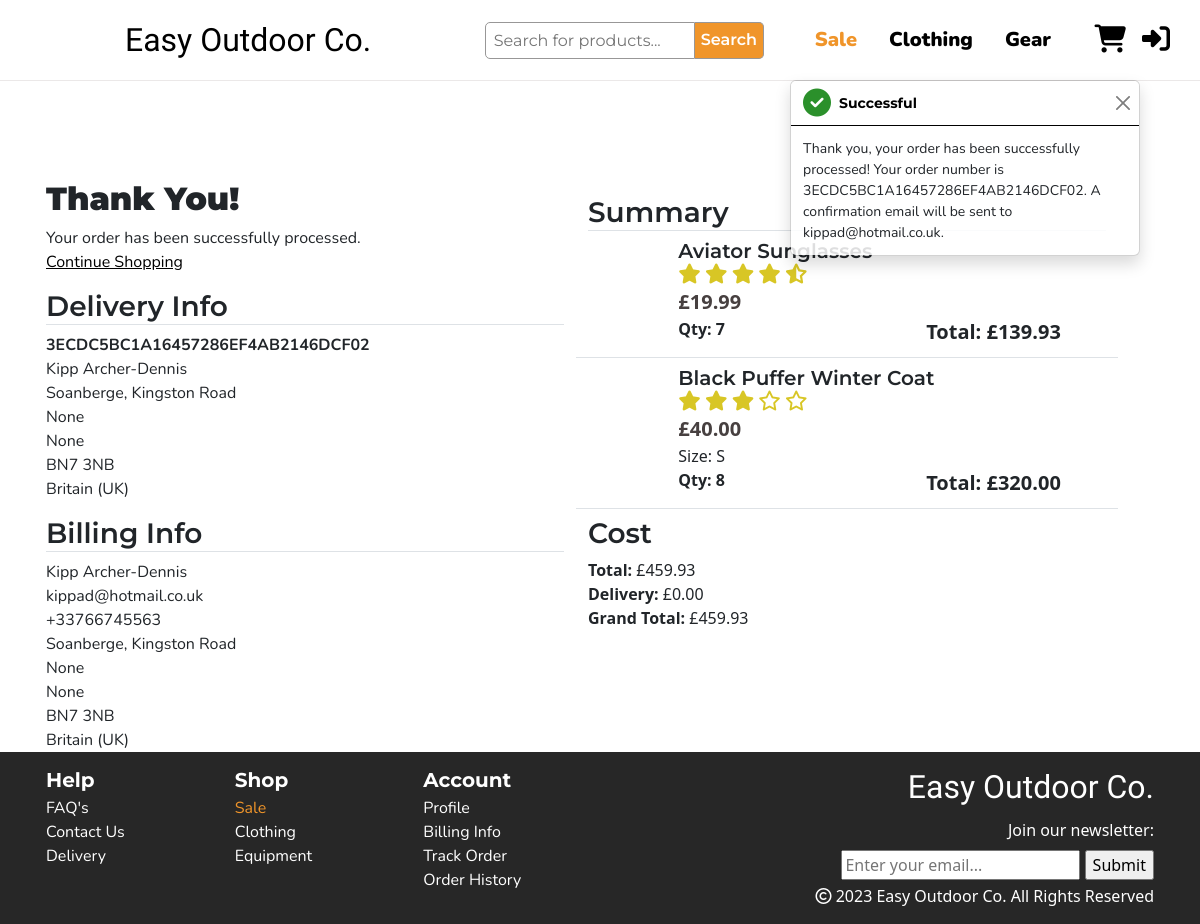
The page /checkout/checkout_success/3ECDC5BC1A16457286EF4AB2146DCF02 on the database its author committed.
### checkout/models.py (models this page shows, shortened)
class Order(models.Model):
    order_number = models.CharField(max_length=32, null=False, editable=False)
    full_name = models.CharField(max_length=50, null=False, blank=False)
    email = models.EmailField(max_length=254, null=False, blank=False)
    phone_number = models.CharField(max_length=20, null=False, blank=False)
    user_profile = models.ForeignKey(UserProfile, on_delete=models.SET_NULL,
                                     null=True, blank=True, related_name='orders')
    country = CountryField(blank_label='Country *', null=False, blank=False)
    postcode = models.CharField(max_length=20, null=True, blank=True)
    town_or_city = models.CharField(max_length=40, null=False, blank=False)
    street_address1 = models.CharField(max_length=80, null=False, blank=False)
    street_address2 = models.CharField(max_length=80, null=True, blank=True)
    county = models.CharField(max_length=80, null=True, blank=True)
    date = models.DateTimeField(auto_now_add=True)
    delivery_cost = models.DecimalField(max_digits=6, decimal_places=2, null=False, default=0)
    order_total = models.DecimalField(max_digits=10, decimal_places=2, null=False, default=0)
    grand_total = models.DecimalField(max_digits=10, decimal_places=2, null=False, default=0)
    original_bag = models.TextField(null=False, blank=False, default='')
    stripe_pid = models.CharField(max_length=254, null=False, blank=False, default='')

class OrderLineItem(models.Model):
    order = models.ForeignKey(Order, null=False, blank=False, on_delete=models.CASCADE, related_name='lineitems')
    product = models.ForeignKey(Product, null=False, blank=False, on_delete=models.CASCADE)
    product_size = models.CharField(max_length=2, null=True, blank=True)
    quantity = models.IntegerField(null=False, blank=False, default=0)
    lineitem_total = models.DecimalField(max_digits=6, decimal_places=2, null=False, blank=False, editable=False)

### products/models.py (models this page shows, shortened)
class Product(models.Model):
    category = models.ForeignKey('Category', null=True, on_delete=models.SET_NULL)
    name = models.CharField(max_length=200)
    desc = models.TextField()
    slug = models.SlugField(max_length=50, unique=True, blank=True, null=True)
    has_sizes = models.BooleanField(blank=False, default=True)
    image = models.ImageField(null=True, blank=True)
    image_url = models.URLField(null=True, blank=True)
    price = models.DecimalField(max_digits=6, decimal_places=2)
    sale_price = models.DecimalField(max_digits=6, decimal_places=2, null=True, blank=True)
    rating = models.DecimalField(max_digits=4, decimal_places=2, null=True, blank=True, validators=[MaxValueValidator(5)])
    image = models.ImageField(null=True, blank=True)
    image_url = models.URLField(null=True, blank=True)
    def round_rating(self):
        return round(self.rating * 2) / 2

### checkout/views.py (the view)
# urls.py: path('checkout_success/<order_number>', views.checkout_success, name='checkout_success'),
def checkout_success(request, order_number):
    save_info = request.session.get('save_info')
    order = get_object_or_404(Order, order_number=order_number)
    order_items = OrderLineItem.objects.filter(order=order)
    messages.success(request, f'Thank you, your order has been successfully processed! \
        Your order number is {order_number}. A confirmation \
        email will be sent to {order.email}.')
    if 'basket' in request.session:
        del request.session['basket']
    template = 'checkout/checkout_success.html'
    context = {
        'order': order,
        'order_items': order_items,
    }
    return render(request, template, context)

### checkout/templates/checkout/checkout_success.html (shortened to what this page needs)
{% extends "base.html" %}
{% load static %}
{% load basket_tools %}
{% block extra_css %}
<link rel="stylesheet" href="{% static 'checkout/css/checkout.css' %}">
<link rel="stylesheet" href="{% static 'basket/css/basket.css' %}">
{% endblock %}
{% block content %}
<section class="checkout-section">
    <div class="container px-3">
        <div class="row">
            <div class="row col-md-6 delivery-info">
                <div class="row mb-3">
                    <h2>Thank You!</h2>
                    <p>Your order has been successfully processed.</p>
                    <a class="text-decoration-underline text-black" href="{url 'products'}">Continue Shopping</a>
                </div>
                <div class="col-12">
                    <h3 class="border-bottom">Delivery Info</h3>
                    <p class="fw-bold">{{ order.order_number }}</p>
                    <p>{{ order.full_name }}</p>
                    <p>{{ order.street_address1 }}</p>
                    <p>{{ order.street_address2 }}</p>
                    <p>{{ order.county }}</p>
                    <p>{{ order.postcode }}</p>
                    <p>{{ order.country.name }}</p>
                </div>
                <div class="col-12 mt-3">
                    <h3 class="border-bottom">Billing Info</h3>
                    <p>{{ order.full_name }}</p>
                    <p>{{ order.email }}</p>
                    <p>{{ order.phone_number }}</p>
                    <p>{{ order.street_address1 }}</p>
                    <p>{{ order.street_address2 }}</p>
                    <p>{{ order.county }}</p>
                    <p>{{ order.postcode }}</p>
                    <p>{{ order.country.name }}</p>
                </div>
            </div>
            <div class="row col-md-6">
                <div class="col-12 order-summary my-3">
                    <h3 class="border-bottom">Summary</h3>
                    {% for item in order_items %}
                    <div class="border-bottom row item-row my-2">
                        <div class="img-container d-none d-sm-block col-2 p-0">
                        </div>
                        <div class="col-sm-9">
                            <div class="container h-100 p-0">
                                <div class="row">
                                    <div class="col-12 d-flex justify-content-between">
                                        <h3 class="fs-5 m-0">{{ item.product.name }}</h3>
                                    </div>
                                </div>
                                <div class="row">
                                    {% include 'basket/includes/rating.html' %}
                                </div>
                                <div class="row">
                                    <div class="col-12">
                                        <p class="m-0 fs-5 item-price">£{{ item.product.price }}</p>
                                    </div>
                                </div>
                                <div class="row">
                                    <div class="col-12">
                                        {% if item.product_size%}
                                            <p class="m-0">Size: {{ item.product_size| upper }}</p>
                                        {% endif %}
                                    </div>
                                </div>
                                <div class="row">
                                    <div class="col-6">
                                        <p class="quantity fw-bold">Qty: {{ item.quantity }} </p>
                                    </div>
                                    <div class="col-6">
                                        <p class="fw-bold total-price fs-5 m-0 text-end">Total: £{{ item.product.price | calc_total_price:item.quantity }}</p>
                                    </div>
                                </div>
                            </div>
                        </div>
                    </div>
                    {% endfor %}
                    <div class="row">
                        <h3>Cost</h3>
                        <p class="m-0"><strong>Total:</strong> £{{ order.order_total }}</p>
                        <p class="m-0"><strong>Delivery:</strong> £{{ order.delivery_cost }}</p>
                        <p class="m-0"><strong>Grand Total:</strong> £{{ order.grand_total }}</p>
                    </div>
                </div>
            </div>
        </div>
    </div>
</section>
{% endblock %}

### templates/base.html (shortened to what this page needs)
{% load static %}
<!doctype html>
<html lang="en">
<head>
    {% block corecss %}
    <link href="https://cdn.jsdelivr.net/npm/bootstrap@5.3.0-alpha1/dist/css/bootstrap.min.css" rel="stylesheet"
>
    <link rel="stylesheet" href="{% static 'css/base.css' %}">
    {% endblock %}
    {% block extra_css %}
    {% endblock %}
</head>
<body>
    <header>
        <nav class="navbar navbar-expand-xl container">
            <div class="collapse navbar-collapse p-3 fs-5 order-4 order-xl-3 col-xl-7 justify-content-end" id="navbarSupportedContent">
                <form method="GET" action="{% url 'products' %}" class="d-flex search fs-6 mx-auto" role="search">
                    <input class="w-100 p-2 h-50" name="search" type="search" placeholder="Search for products..." aria-label="Search">
                    <button class="text-white" type="submit">Search</button>
                </form>
                <ul class="navbar-nav mb-2 mb-lg-0">
                    <li class="nav-item">
                        <a class="nav-link me-3 sale" aria-current="page" href="#">Sale</a>
                    </li>
                    <li class="nav-item me-3 dropdown">
                        <a class="nav-link" href="#" role="button" data-bs-toggle="dropdown"
                            aria-expanded="false">
                            Clothing
                        </a>
                    </li>
                    <li class="nav-item me-3 dropdown">
                        <a class="nav-link" href="#" role="button" data-bs-toggle="dropdown"
                            aria-expanded="false">
                            Gear
                        </a>
                    </li>
                </ul>
            </div>
            <div class="col-4 col-xl-1 my-2 order-xl-1">
                <div class="logo"></div>
            </div>
            <div class="col-4 col-xl-1 d-flex justify-content-end order-xl-4">
                <a class="nav-link fs-3 pe-3" href="{% url 'view_basket' %}"><i class="fa-solid fa-cart-shopping"></i></a>
                {% if user.is_authenticated %}
                <div id="profile-icon" class="dropdown-center">
                    <a class="nav-link fs-3 pe-3" href="#" role="button" data-bs-toggle="dropdown" aria-expanded="false">
                        <i class="fa-solid fa-user"></i>
                    </a>
                    <ul class="dropdown-menu">
                      <li><a class="dropdown-item" href="{% url 'profile' %}">Account</a></li>
                      <li><a class="dropdown-item" href="#">Order History</a></li>
                      <li><a class="dropdown-item" href="{% url 'account_logout' %}"><i class="fa-solid fa-right-from-bracket"></i>Sign Out</a></li>
                    </ul>
                  </div>
                {% else %}
                <a class="nav-link fs-3 pe-3" href="{% url 'account_login' %}"><i class="fa-solid fa-right-to-bracket"></i></a>
                {% endif %}
            </div>
            <a class="navbar-brand d-none d-xl-inline-block order-xl-2 col-xl-3" href="{% url 'home' %}">
                <h1 class="m-0 fs-2">Easy Outdoor Co.</h1>
            </a>
        </nav>
    </header>
    <div class="clear-content"></div>
    {% block content %}
    {% endblock %}
    <footer>
        <div class="container px-3">
            <div class="row">
                <div class="col">
                    <h5 class="mb-1 col-md-2">Help</h5>
                    <ul>
                        <li>FAQ's</li>
                        <li>Contact Us</li>
                        <li>Delivery</li>
                    </ul>
                </div>
                <div class="col col-md-2">
                    <h5 class="mb-1">Shop</h5>
                    <ul>
                        <li class="sale">Sale</li>
                        <li>Clothing</li>
                        <li>Equipment</li>
                    </ul>
                </div>
                <div class="col col-md-2">
                    <h5 class="mb-1">Account</h5>
                    <ul>
                        <li>Profile</li>
                        <li>Billing Info</li>
                        <li>Track Order</li>
                        <li>Order History</li>
                    </ul>
                </div>
                <div id="footer-form" class="col-12 col-md-6 text-end">
                    <h4 class="fs-2 text-white">Easy Outdoor Co.</h4>
                    <form action="POST" class="py-1">
                        <p class="mb-2">Join our newsletter:</p>
                        <input type="email" placeholder="Enter your email...">
                        <input type="submit">
                    </form>
                    <p><i class="fa-regular fa-copyright"></i> 2023 Easy Outdoor Co. All Rights Reserved</p>
                </div>
            </div>
        </div>
    </footer>
    {% if messages %}
        <div class="message-container">
            {% for message in messages %}
                {% with message.level as level %}
                    {% if level == 40 %}
                        {% include 'includes/toasts/toast_error.html' %}
                    {% elif level == 30 %}
                        {% include 'includes/toasts/toast_warning.html' %}
                    {% elif level == 25 %}
                        {% include 'includes/toasts/toast_success.html' %}
                    {% else %}
                        {% include 'includes/toasts/toast_info.html' %}
                    {% endif %}
                {% endwith %}
            {% endfor %}
        </div>
    {% endif %}
</body>
</html>

### basket/templates/basket/includes/rating.html (shortened to what this page needs)
{% if item.product.round_rating == 0 %}
    <div class="star-rating">
        <i class="fa-regular fa-star"></i>
        <i class="fa-regular fa-star"></i>
        <i class="fa-regular fa-star"></i>
        <i class="fa-regular fa-star"></i>
        <i class="fa-regular fa-star"></i>
    </div>
{% elif item.product.round_rating == 3 %}
    <div class="star-rating">
        <i class="fa-solid fa-star"></i>
        <i class="fa-solid fa-star"></i>
        <i class="fa-solid fa-star"></i>
        <i class="fa-regular fa-star"></i>
        <i class="fa-regular fa-star"></i>
    </div>
{% elif item.product.round_rating == 4.5 %}
    <div class="star-rating">
        <i class="fa-solid fa-star"></i>
        <i class="fa-solid fa-star"></i>
        <i class="fa-solid fa-star"></i>
        <i class="fa-solid fa-star"></i>
        <i class="fa-solid fa-star-half-stroke"></i>
    </div>
{% endif %}

### templates/includes/toasts/toast_success.html
<div role="alert" aria-live="assertive" aria-atomic="true" class="toast" data-bs-autohide="false">
    <div class="toast-header">
        <i class="toast-success fa-solid fa-circle-check fs-3"></i>
        <strong class="ms-2 me-auto">Successful</strong>
        <button type="button" class="btn-close" data-bs-dismiss="toast" aria-label="Close"></button>
    </div>
    <div class="toast-body">
        {{ message }}
    </div>
</div>

### rows shown on the page
Order: order_number "3ECDC5BC1A16457286EF4AB2146DCF02", full_name "Kipp Archer-Dennis", street_address1 "Soanberge, Kingston Road", street_address2 "None", county "None", postcode "BN7 3NB", country.name "Britain (UK)", email "kippad@hotmail.co.uk", phone_number "+33766745563", order_total "459.93", delivery_cost "0.00", grand_total "459.93"
OrderLineItem: product.name "Aviator Sunglasses", product.price "19.99", quantity "7", product.price|calc_total_price "139.93"
OrderLineItem: product.name "Black Puffer Winter Coat", product.price "40.00", product_size "S", quantity "8", product.price|calc_total_price "320.00"

### other values the page prints
{{ message }} "Thank you, your order has been successfully processed! Your order number is 3ECDC5BC1A16457286EF4AB2146DCF02. A confirmation email will be sent to kippad@hotmail.co.uk."
